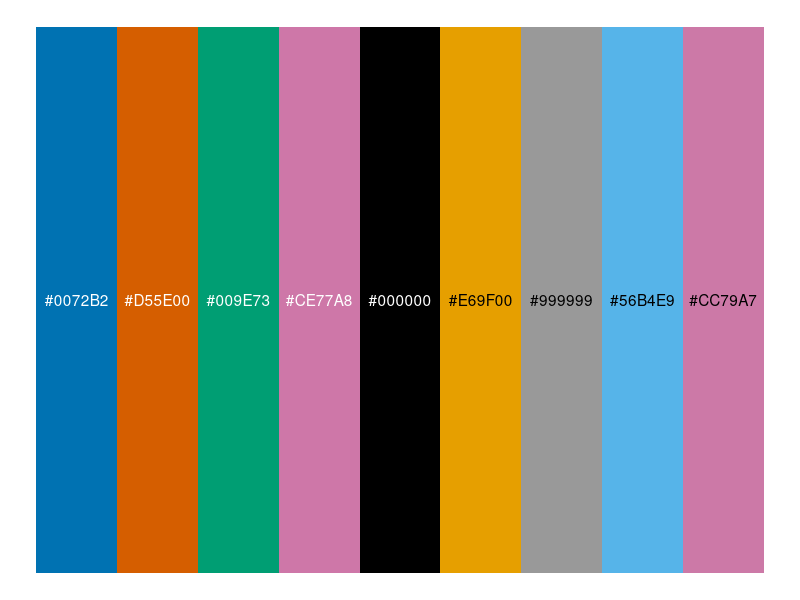
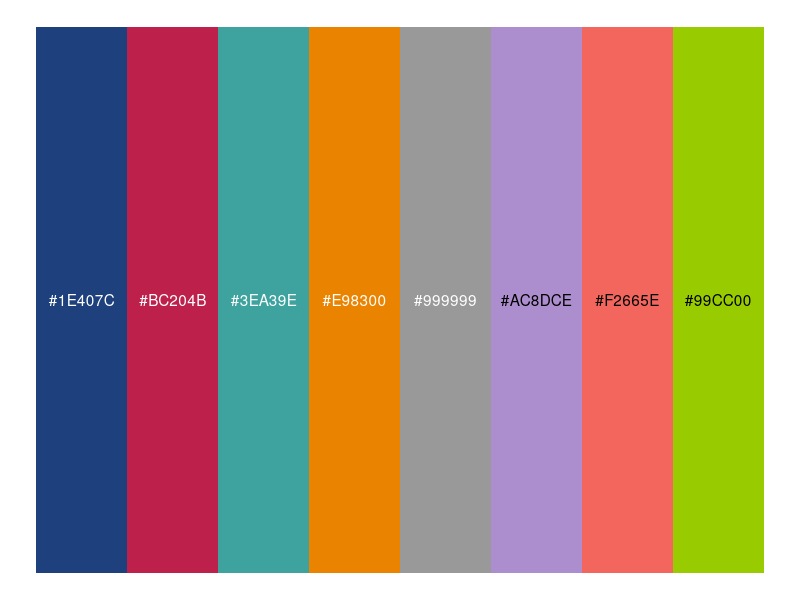

These figures' R source, in order:
## ---- chunk 1
boastPalette <- c("#0072B2","#D55E00","#009E73","#CE77A8",
    "#000000","#E69F00","#999999","#56B4E9","#CC79A7")

ggplot2::ggplot() +
  ggplot2::geom_rect(
    mapping = ggplot2::aes(
      xmin = -8, xmax = -6,
      ymin = 0, ymax = 1),
    fill = boastPalette[1]
  ) +
  ggplot2::annotate(geom = "text", x = -7, y = 0.5,
                    label = boastPalette[1],
                    color = "white") +
  ggplot2::geom_rect(
    mapping = ggplot2::aes(
      xmin = -6, xmax = -4,
      ymin = 0, ymax = 1),
    fill = boastPalette[2]
  ) +
  ggplot2::annotate(geom = "text", x = -5, y = 0.5,
                    label = boastPalette[2],
                    color = "white") +
  ggplot2::geom_rect(
    mapping = ggplot2::aes(
      xmin = -4, xmax = -2,
      ymin = 0, ymax = 1),
    fill = boastPalette[3]
  ) +
  ggplot2::annotate(geom = "text", x = -3, y = 0.5,
                    label = boastPalette[3],
                    color = "white") +
  ggplot2::geom_rect(
    mapping = ggplot2::aes(
      xmin = -2, xmax = -0,
      ymin = 0, ymax = 1),
    fill = boastPalette[4]
  ) +
  ggplot2::annotate(geom = "text", x = -1, y = 0.5,
                    label = boastPalette[4],
                    color = "white") +
  ggplot2::geom_rect(
    mapping = ggplot2::aes(
      xmin = 0, xmax = 2,
      ymin = 0, ymax = 1),
    fill = boastPalette[5]
  ) +
  ggplot2::annotate(geom = "text", x = 1, y = 0.5,
                    label = boastPalette[5],
                    color = "white") +
  ggplot2::geom_rect(
    mapping = ggplot2::aes(
      xmin = 2, xmax = 4,
      ymin = 0, ymax = 1),
    fill = boastPalette[6]
  ) +
  ggplot2::annotate(geom = "text", x = 3, y = 0.5,
                    label = boastPalette[6],
                    color = "black") +
  ggplot2::geom_rect(
    mapping = ggplot2::aes(
      xmin = 4, xmax = 6,
      ymin = 0, ymax = 1),
    fill = boastPalette[7]
  ) +
  ggplot2::annotate(geom = "text", x = 5, y = 0.5,
                    label = boastPalette[7],
                    color = "black") +
  ggplot2::geom_rect(
    mapping = ggplot2::aes(
      xmin = 6, xmax = 8,
      ymin = 0, ymax = 1),
    fill = boastPalette[8]
  ) +
  ggplot2::annotate(geom = "text", x = 7, y = 0.5,
                    label = boastPalette[8],
                    color = "black") +
  ggplot2::geom_rect(
    mapping = ggplot2::aes(
      xmin = 8, xmax = 10,
      ymin = 0, ymax = 1),
    fill = boastPalette[9]
  ) +
  ggplot2::annotate(geom = "text", x = 9, y = 0.5,
                    label = boastPalette[9],
                    color = "black") +
  ggplot2::theme_void()

## ---- chunk 2
psuPalette <- c("#1E407C","#BC204B","#3EA39E","#E98300",
    "#999999","#AC8DCE","#F2665E","#99CC00")

ggplot2::ggplot() +
  ggplot2::geom_rect(
    mapping = ggplot2::aes(
      xmin = -8, xmax = -6,
      ymin = 0, ymax = 1),
    fill = psuPalette[1]
  ) +
  ggplot2::annotate(geom = "text", x = -7, y = 0.5,
                    label = psuPalette[1],
                    color = "white") +
  ggplot2::geom_rect(
    mapping = ggplot2::aes(
      xmin = -6, xmax = -4,
      ymin = 0, ymax = 1),
    fill = psuPalette[2]
  ) +
  ggplot2::annotate(geom = "text", x = -5, y = 0.5,
                    label = psuPalette[2],
                    color = "white") +
  ggplot2::geom_rect(
    mapping = ggplot2::aes(
      xmin = -4, xmax = -2,
      ymin = 0, ymax = 1),
    fill = psuPalette[3]
  ) +
  ggplot2::annotate(geom = "text", x = -3, y = 0.5,
                    label = psuPalette[3],
                    color = "white") +
  ggplot2::geom_rect(
    mapping = ggplot2::aes(
      xmin = -2, xmax = -0,
      ymin = 0, ymax = 1),
    fill = psuPalette[4]
  ) +
  ggplot2::annotate(geom = "text", x = -1, y = 0.5,
                    label = psuPalette[4],
                    color = "white") +
  ggplot2::geom_rect(
    mapping = ggplot2::aes(
      xmin = 0, xmax = 2,
      ymin = 0, ymax = 1),
    fill = psuPalette[5]
  ) +
  ggplot2::annotate(geom = "text", x = 1, y = 0.5,
                    label = psuPalette[5],
                    color = "white") +
  ggplot2::geom_rect(
    mapping = ggplot2::aes(
      xmin = 2, xmax = 4,
      ymin = 0, ymax = 1),
    fill = psuPalette[6]
  ) +
  ggplot2::annotate(geom = "text", x = 3, y = 0.5,
                    label = psuPalette[6],
                    color = "black") +
  ggplot2::geom_rect(
    mapping = ggplot2::aes(
      xmin = 4, xmax = 6,
      ymin = 0, ymax = 1),
    fill = psuPalette[7]
  ) +
  ggplot2::annotate(geom = "text", x = 5, y = 0.5,
                    label = psuPalette[7],
                    color = "black") +
  ggplot2::geom_rect(
    mapping = ggplot2::aes(
      xmin = 6, xmax = 8,
      ymin = 0, ymax = 1),
    fill = psuPalette[8]
  ) +
  ggplot2::annotate(geom = "text", x = 7, y = 0.5,
                    label = psuPalette[8],
                    color = "black") +
  ggplot2::theme_void()
